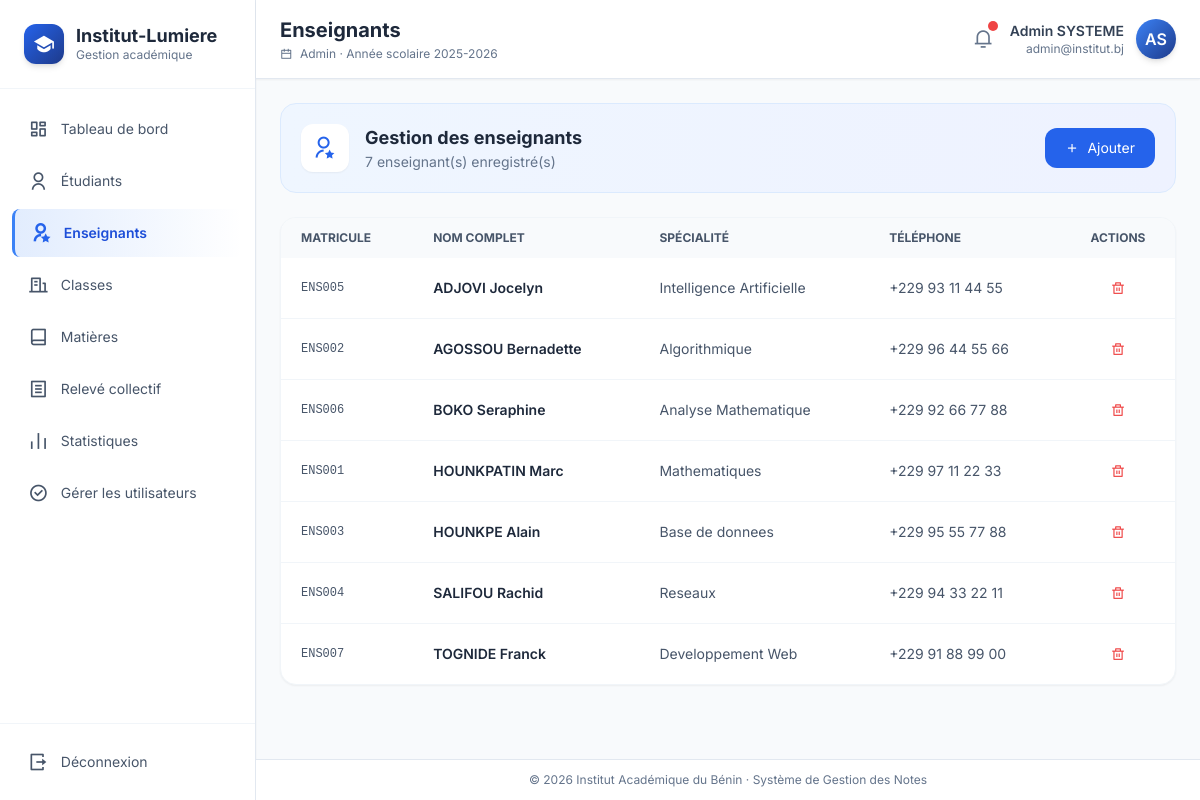
The page /pages/admin/enseignants.php (signed in) on the database its author committed.
### tables this page shows
CREATE TABLE enseignants (
    id INT AUTO_INCREMENT PRIMARY KEY,
    utilisateur_id INT UNIQUE,
    matricule VARCHAR(30) UNIQUE NOT NULL,
    nom VARCHAR(100) NOT NULL,
    prenom VARCHAR(100) NOT NULL,
    specialite VARCHAR(100),
    telephone VARCHAR(20),
    email_pro VARCHAR(150),
    FOREIGN KEY (utilisateur_id) REFERENCES utilisateurs(id) ON DELETE SET NULL
);

### includes/auth.php (called while the page is built, shortened)
<?php
function e(?string $s): string
{
    return htmlspecialchars((string)$s, ENT_QUOTES, 'UTF-8');
}

### pages/admin/enseignants.php (the view, shortened to what this page needs)
<?php
require_once __DIR__ . '/../../includes/auth.php';
$list = $pdo->query("SELECT * FROM enseignants ORDER BY nom")->fetchAll();
include __DIR__ . '/../../includes/header.php';
?>
<div class="mb-6">
  <div class="bg-gradient-to-r from-blue-50 to-indigo-50 rounded-2xl p-5 border border-blue-100">
    <div class="flex items-center justify-between flex-wrap gap-4">
      <div class="flex items-center gap-4">
        <div class="w-12 h-12 rounded-xl bg-white shadow-sm flex items-center justify-center">
          <i class="ri-user-star-line text-2xl text-blue-600"></i>
        </div>
        <div>
          <h2 class="text-lg font-bold text-slate-800">Gestion des enseignants</h2>
          <p class="text-sm text-slate-500"><?= count($list) ?> enseignant(s) enregistré(s)</p>
        </div>
      </div>
      <button onclick="document.getElementById('modal').classList.remove('hidden')"
        class="px-5 py-2.5 bg-blue-600 hover:bg-blue-700 text-white rounded-xl text-sm flex items-center gap-2 transition">
        <i class="ri-add-line"></i> Ajouter
      </button>
    </div>
  </div>
</div>
<div class="bg-white rounded-2xl shadow-sm border border-slate-100 overflow-hidden">
  <table class="w-full text-sm">
    <thead class="bg-slate-50 text-xs uppercase text-slate-600">
      <tr>
        <th class="px-5 py-3 text-left">Matricule</th>
        <th class="px-5 py-3 text-left">Nom complet</th>
        <th class="px-5 py-3 text-left">Spécialité</th>
        <th class="px-5 py-3 text-left">Téléphone</th>
        <th class="px-5 py-3 text-center">Actions</th>
      </tr>
    </thead>
    <tbody class="divide-y divide-slate-100">
      <?php foreach ($list as $e): ?>
        <tr class="hover:bg-slate-50 transition">
          <td class="px-5 py-3 font-mono text-xs text-slate-600"><?= e($e['matricule']) ?></td>
          <td class="px-5 py-3 font-semibold text-slate-800"><?= e($e['nom'] . ' ' . $e['prenom']) ?></td>
          <td class="px-5 py-3 text-slate-600"><?= e($e['specialite']) ?: '—' ?></td>
          <td class="px-5 py-3 text-slate-600"><?= e($e['telephone']) ?: '—' ?></td>
          <td class="px-5 py-3 text-center">
            <form method="POST" onsubmit="return confirm('Supprimer cet enseignant ?')" class="inline">
              <button class="text-red-500 hover:bg-red-50 p-2 rounded-lg transition">
                <i class="ri-delete-bin-line"></i>
              </button>
            </form>
          </td>
        </tr>
      <?php endforeach; ?>
    </tbody>
  </table>
</div>
<?php include __DIR__ . '/../../includes/footer.php'; ?>

### includes/header.php (style rules this page uses)
body { font-family: 'Inter', sans-serif; background-color: #f8fafc; }

### rows shown on the page
enseignants: matricule "ENS005", nom+prenom "ADJOVI Jocelyn", specialite "Intelligence Artificielle", telephone "+229 93 11 44 55"
enseignants: matricule "ENS002", nom+prenom "AGOSSOU Bernadette", specialite "Algorithmique", telephone "+229 96 44 55 66"
enseignants: matricule "ENS006", nom+prenom "BOKO Seraphine", specialite "Analyse Mathematique", telephone "+229 92 66 77 88"
enseignants: matricule "ENS001", nom+prenom "HOUNKPATIN Marc", specialite "Mathematiques", telephone "+229 97 11 22 33"
enseignants: matricule "ENS003", nom+prenom "HOUNKPE Alain", specialite "Base de donnees", telephone "+229 95 55 77 88"
enseignants: matricule "ENS004", nom+prenom "SALIFOU Rachid", specialite "Reseaux", telephone "+229 94 33 22 11"
enseignants: matricule "ENS007", nom+prenom "TOGNIDE Franck", specialite "Developpement Web", telephone "+229 91 88 99 00"

### other values the page prints
$m[0] "Tableau de bord"
$m[0] "Étudiants"
$m[0] "Enseignants"
$m[0] "Classes"
$m[0] "Matières"
$m[0] "Relevé collectif"
$m[0] "Statistiques"
$m[0] "Gérer les utilisateurs"
$pageTitle "Enseignants"
$role "Admin"
$user['prenom'] . ' ' . $user['nom'] "Admin SYSTEME"
$user['email'] "admin@institut.bj"
substr($user['prenom'], 0, 1) . substr($user['nom'], 0, 1) "AS"
count($list) "7"
